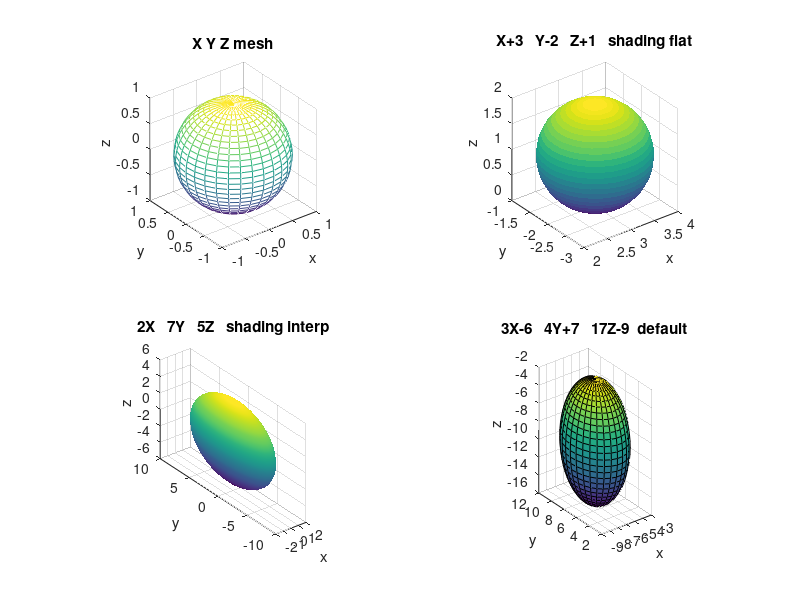

Write the MATLAB code that produced this figure.
% sphere default 20
% shading faceted(default) flat interp
[x,y,z] = sphere(30);
subplot(2,2,1);mesh(x,y,z);
xlabel('x');ylabel('y');zlabel('z');
title('X Y Z mesh');
daspect([1 1 1]);
subplot(2,2,2);surf(x+3,y-2,z+1);
xlabel('x');ylabel('y');zlabel('z');
title('X+3   Y-2   Z+1   shading flat');
daspect([1 1 1]);
shading flat;
subplot(2,2,3);surf(2*x,7*y,5*z);
xlabel('x');ylabel('y');zlabel('z');
title('2X   7Y   5Z   shading interp');
daspect([1 1 1]);
shading interp;
subplot(2,2,4);surf(3*x-6,4*y+7,7*z-9);
xlabel('x');ylabel('y');zlabel('z');
title('3X-6   4Y+7   17Z-9  default');
daspect([1 1 1]);
